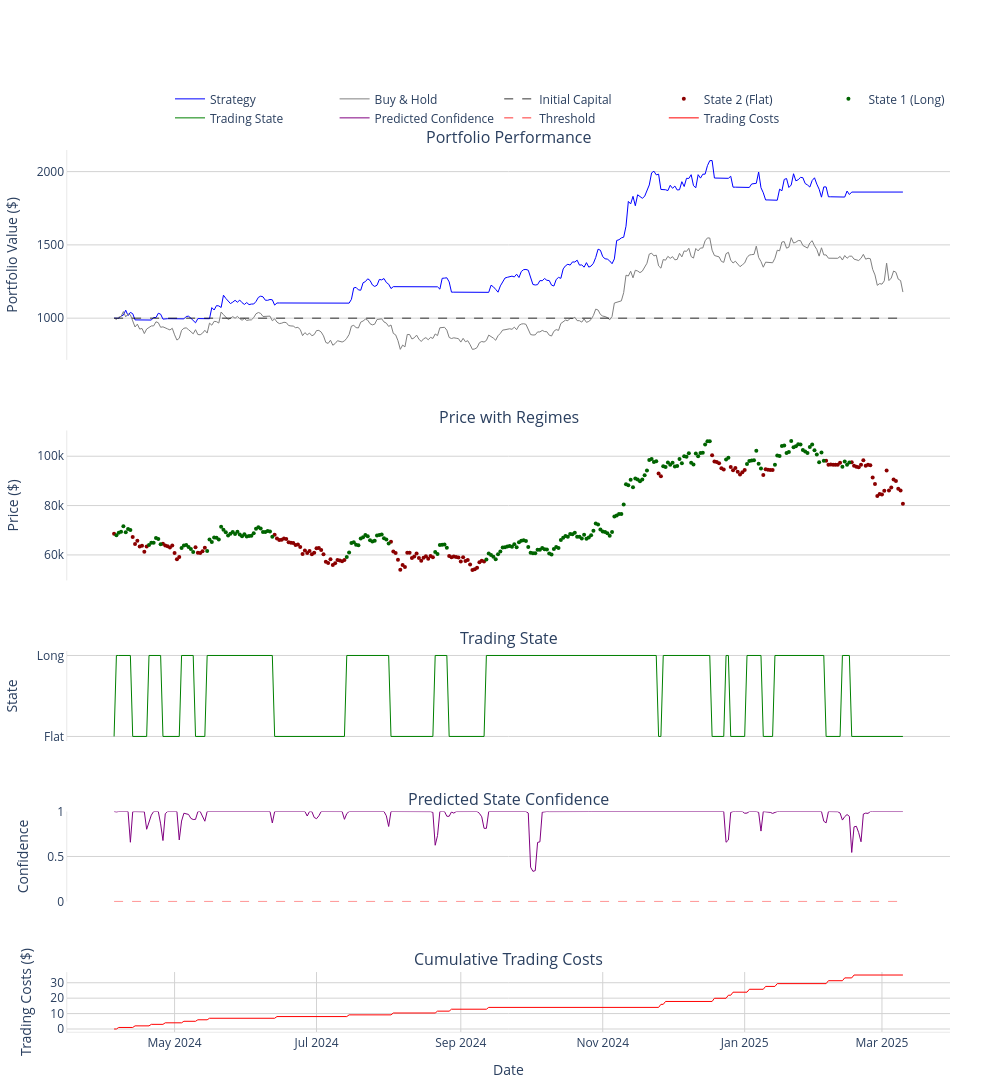

Notebook code for this chart:
### Code cell
states = model.ensemble_predict(test, selected_features)
results = model.simulate_trading(test, states)
metrics = model.evaluate(results)

### Figure 1 — Plotly figure (JSON) as saved in the notebook; plotly's stock layout.template omitted (floating-point values rounded to 4 significant figures; data arrays with more than 128 entries replaced by an {"elided": "..."} marker saying what was removed)
{"data": [{"line": {"color": "blue", "width": 1}, "mode": "lines", "name": "Strategy", "type": "scatter", "x": {"elided": "340 str values"}, "xaxis": "x", "y": {"elided": "340 float values"}, "yaxis": "y"}, {"line": {"color": "gray", "width": 1}, "mode": "lines", "name": "Buy & Hold", "type": "scatter", "x": {"elided": "340 str values"}, "xaxis": "x", "y": {"elided": "340 float values"}, "yaxis": "y"}, {"line": {"color": "black", "dash": "dash", "width": 0.8}, "mode": "lines", "name": "Initial Capital", "type": "scatter", "x": ["2024-04-05T00:00:00", "2025-03-10T00:00:00"], "xaxis": "x", "y": [1000, 1000], "yaxis": "y"}, {"marker": {"color": "darkred", "size": 4}, "mode": "markers", "name": "State 2 (Flat)", "type": "scatter", "x": {"elided": "137 str values"}, "xaxis": "x2", "y": {"elided": "137 int values"}, "yaxis": "y2"}, {"marker": {"color": "darkgreen", "size": 4}, "mode": "markers", "name": "State 1 (Long)", "type": "scatter", "x": {"elided": "203 str values"}, "xaxis": "x2", "y": {"elided": "203 int values"}, "yaxis": "y2"}, {"line": {"color": "green", "width": 1}, "mode": "lines", "name": "Trading State", "type": "scatter", "x": {"elided": "340 str values"}, "xaxis": "x3", "y": {"elided": "340 int values"}, "yaxis": "y3"}, {"line": {"color": "purple", "width": 1}, "mode": "lines", "name": "Predicted Confidence", "type": "scatter", "x": {"elided": "340 str values"}, "xaxis": "x4", "y": {"elided": "340 float values"}, "yaxis": "y4"}, {"line": {"color": "red", "dash": "dash", "width": 0.8}, "mode": "lines", "name": "Threshold", "type": "scatter", "x": ["2024-04-05T00:00:00", "2025-03-10T00:00:00"], "xaxis": "x4", "y": [0, 0], "yaxis": "y4"}, {"line": {"color": "red", "width": 1}, "mode": "lines", "name": "Trading Costs", "type": "scatter", "x": {"elided": "340 str values"}, "xaxis": "x5", "y": {"elided": "340 float values"}, "yaxis": "y5"}], "layout": {"annotations": [{"font": {"size": 16}, "showarrow": false, "text": "Portfolio Performance", "x": 0.5, "xanchor": "center", "xref": "paper", "y": 1, "yanchor": "bottom", "yref": "paper"}, {"font": {"size": 16}, "showarrow": false, "text": "Price with Regimes", "x": 0.5, "xanchor": "center", "xref": "paper", "y": 0.682, "yanchor": "bottom", "yref": "paper"}, {"font": {"size": 16}, "showarrow": false, "text": "Trading State", "x": 0.5, "xanchor": "center", "xref": "paper", "y": 0.432, "yanchor": "bottom", "yref": "paper"}, {"font": {"size": 16}, "showarrow": false, "text": "Predicted State Confidence", "x": 0.5, "xanchor": "center", "xref": "paper", "y": 0.25, "yanchor": "bottom", "yref": "paper"}, {"font": {"size": 16}, "showarrow": false, "text": "Cumulative Trading Costs", "x": 0.5, "xanchor": "center", "xref": "paper", "y": 0.068, "yanchor": "bottom", "yref": "paper"}], "height": 1300, "legend": {"orientation": "h", "x": 1, "xanchor": "right", "y": 1.02, "yanchor": "bottom"}, "margin": {"b": 60, "l": 50, "r": 50, "t": 150}, "paper_bgcolor": "white", "plot_bgcolor": "white", "showlegend": true, "width": 1000, "xaxis": {"anchor": "y", "domain": [0, 1], "matches": "x5", "showticklabels": false}, "xaxis2": {"anchor": "y2", "domain": [0, 1], "matches": "x5", "showticklabels": false}, "xaxis3": {"anchor": "y3", "domain": [0, 1], "matches": "x5", "showticklabels": false}, "xaxis4": {"anchor": "y4", "domain": [0, 1], "matches": "x5", "showticklabels": false}, "xaxis5": {"anchor": "y5", "domain": [0, 1], "gridcolor": "lightgray", "linecolor": "lightgray", "linewidth": 0.5, "showline": true, "title": {"text": "Date"}}, "yaxis": {"anchor": "x", "domain": [0.762, 1], "gridcolor": "lightgray", "linecolor": "lightgray", "linewidth": 0.5, "showline": true, "title": {"text": "Portfolio Value ($)"}, "zeroline": false}, "yaxis2": {"anchor": "x2", "domain": [0.512, 0.682], "gridcolor": "lightgray", "linecolor": "lightgray", "linewidth": 0.5, "showline": true, "title": {"text": "Price ($)"}, "zeroline": false}, "yaxis3": {"anchor": "x3", "domain": [0.33, 0.432], "gridcolor": "lightgray", "linecolor": "lightgray", "linewidth": 0.5, "showline": true, "ticktext": ["Short", "Flat", "Long"], "tickvals": [-1, 0, 1], "title": {"text": "State"}, "zeroline": false}, "yaxis4": {"anchor": "x4", "domain": [0.148, 0.25], "gridcolor": "lightgray", "linecolor": "lightgray", "linewidth": 0.5, "range": [0, 1], "showline": true, "title": {"text": "Confidence"}, "zeroline": false}, "yaxis5": {"anchor": "x5", "domain": [0, 0.068], "gridcolor": "lightgray", "linecolor": "lightgray", "linewidth": 0.5, "showline": true, "title": {"text": "Trading Costs ($)"}, "zeroline": false}}}
